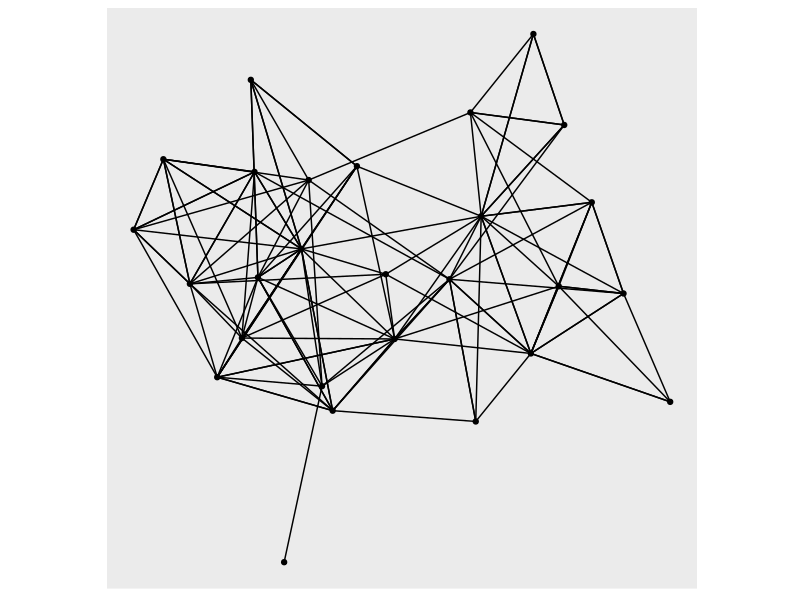
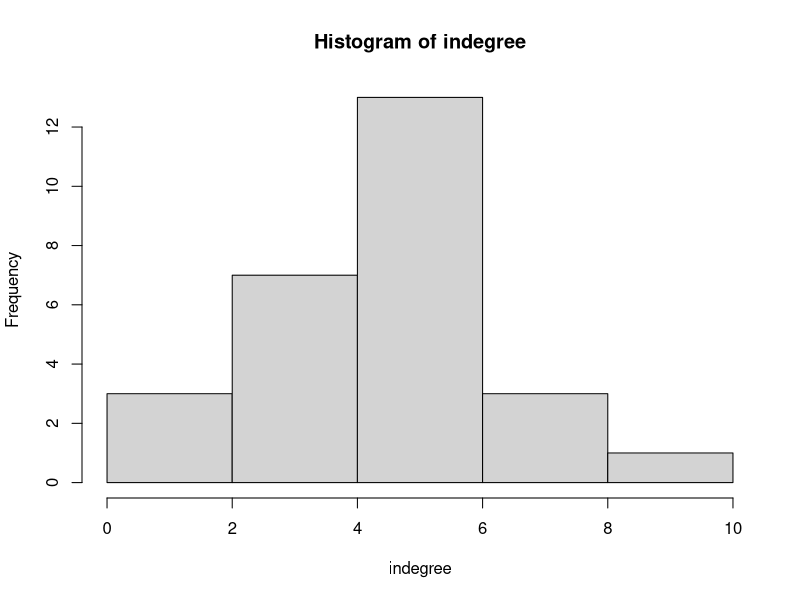
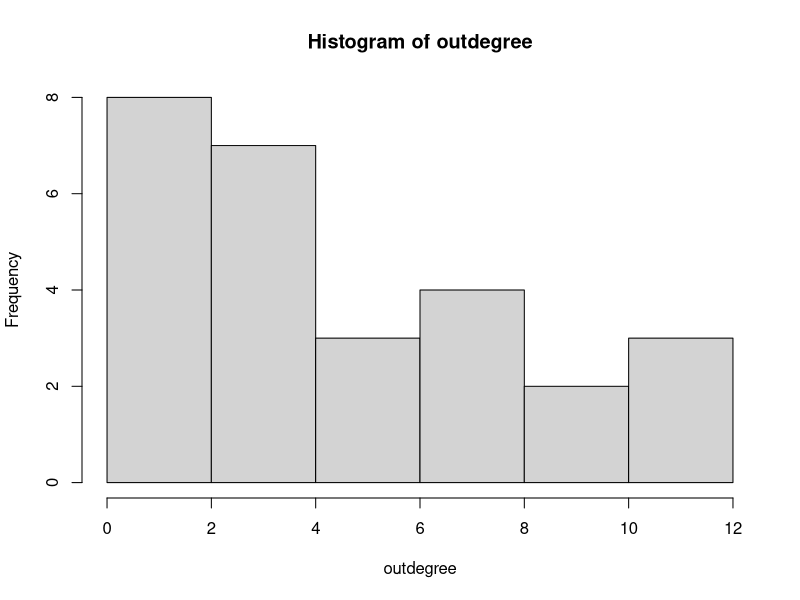
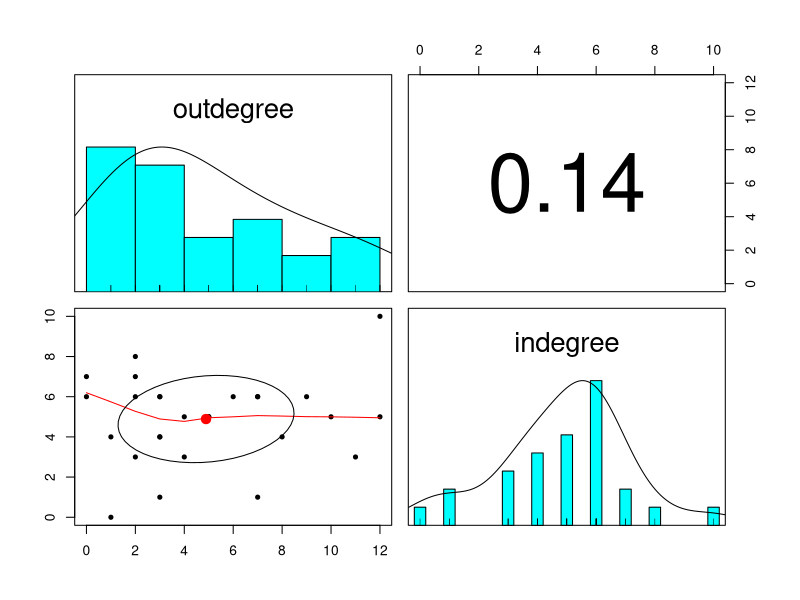
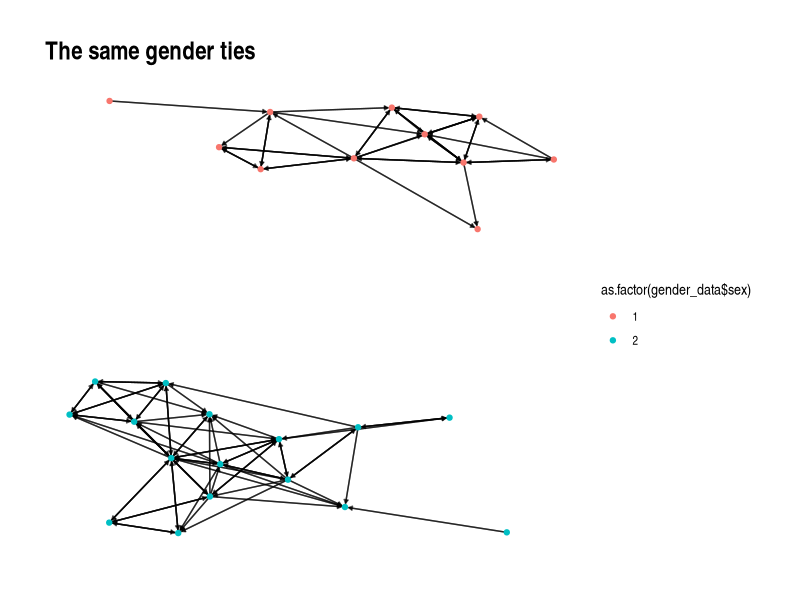
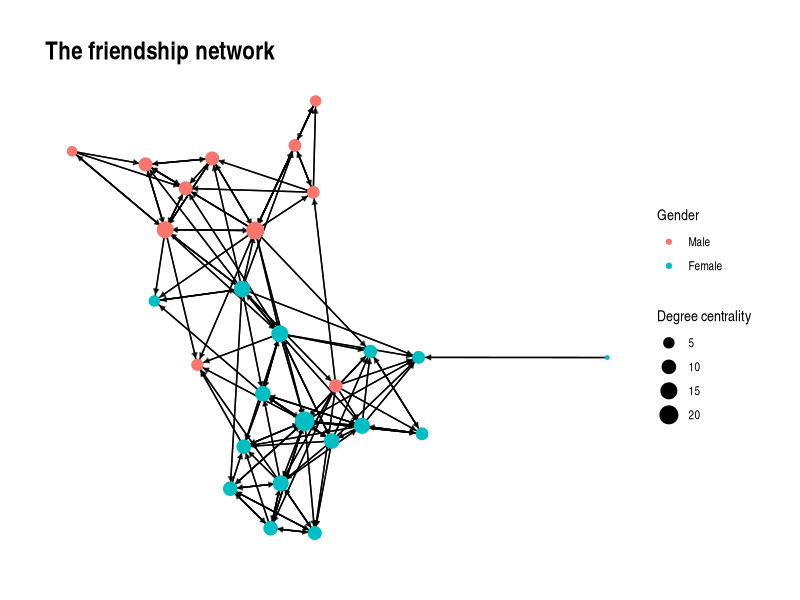
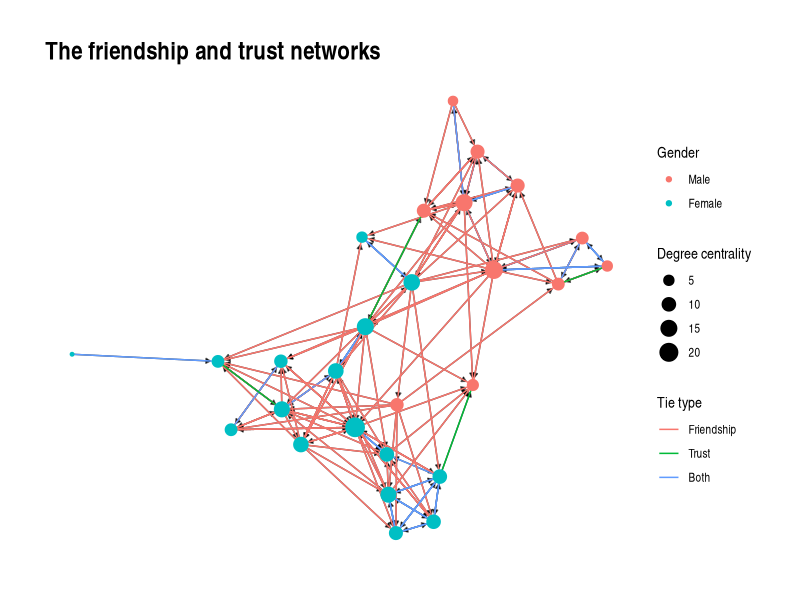

The R script that drew these images, in order:
#### Task 1: Describe and plot a social network
#### Group: Siyu Jiang, Roman Kracht, Zhengting He, Seokwon Choi

library(sna)
library(igraph)
library(ggraph)
library(rstudioapi)

# set the working directory
setwd(dirname(getActiveDocumentContext()$path)) 
getwd()

# 1.load the affective network and the gender data ----
affective_network_data <- read.csv("2400_affective_w1.csv", encoding="UTF-8", header=FALSE)
class(affective_network_data)
affective_network_data.friendship <- data.matrix(affective_network_data)[-1,-1]
gender_data <- read.csv('2400_sex.csv', encoding="UTF-8")

# 2.recode the affective network wave 1 into a friendship network ----
affective_network_data.friendship[affective_network_data.friendship == 1] <- 0
affective_network_data.friendship[affective_network_data.friendship == -1] <- 0
affective_network_data.friendship[affective_network_data.friendship == -2] <- 0
affective_network_data.friendship[is.na(affective_network_data.friendship)] <- 0
affective_network_data.friendship[affective_network_data.friendship == 2] <- 1
class(affective_network_data.friendship)
dim(affective_network_data.friendship)


# 3.basic network descriptives for this friendship network ----
affective_network.igraph <- graph_from_adjacency_matrix(affective_network_data.friendship,
                                                        mode = "directed")
affective_network.igraph

autograph(affective_network.igraph)

set.seed(56)
layout.graph <- create_layout(affective_network.igraph, layout = 'fr')

# network size (i.e., number of nodes)
count.nodes <- dim(affective_network_data.friendship)[1]
count.nodes

# number of network ties
count.ties <- sum(affective_network_data.friendship)
count.ties

# density
density.manual <- count.ties/(count.nodes*(count.nodes-1))
density.manual
gden(affective_network_data.friendship)

# average degree
sum(affective_network_data.friendship, na.rm = T)/count.nodes

# outdegree of each node
outdegree <- rowSums(affective_network_data.friendship) 
outdegree

# indegree of each node
indegree <- colSums(affective_network_data.friendship)
indegree

hist(indegree)
hist(outdegree)
psych::pairs.panels(data.frame(outdegree, indegree))

#reciprocity ratio
grecip(affective_network_data.friendship, measure = "dyadic.nonnull")

# gender composition in class 
sum(gender_data$sex == 1)
sum(gender_data$sex == 2)

#count of same gender ties (i.e., both nodes have the same gender)
gender_data$gender <- (gender_data$sex == 1)

temp <- matrix(kronecker(gender_data$sex, gender_data$sex, FUN="=="), nrow=count.nodes)

same_gender <- temp * affective_network_data.friendship

same_gender.igraph <- graph_from_adjacency_matrix(same_gender, mode = "directed")
same_gender.igraph

set.seed(56)
same_gender.graph <- create_layout(same_gender.igraph, layout = 'fr')

edges <- geom_edge_link2(alpha = .7,
                         arrow = arrow(length = unit(1, 'mm'), 
                                       type = "closed"),
                         end_cap = circle(1, 'mm'))
ggraph(same_gender.graph)+
  edges +
  geom_edge_link(alpha = 0.5)+
  geom_node_point(
    aes(colour = as.factor(gender_data$sex),
        size = gender_data$centrality))+ 
  theme_graph()+
  labs(title = "The same gender ties", node = "gender, 1=male, 2=female")

sum(same_gender)

# add a measure: degree centrality, betweenness centrality
gender_data$c.degree <- sna::degree(affective_network_data.friendship, cmode = 'freeman')
max(gender_data$c.degree)
min(gender_data$c.degree)
mean(gender_data$c.degree)

gender_data$c.betw <- igraph::betweenness(affective_network.igraph)
max(gender_data$c.betw)

# 4.plot the friendship network ----
edges <- geom_edge_link2(alpha = .7,
                         arrow = arrow(length = unit(1.2, 'mm'), 
                                       type = "closed"),
                         end_cap = circle(2, 'mm'))
ggraph(layout.graph)+
  edges +
  geom_edge_link()+
  geom_node_point(
    aes(colour = as.factor(gender_data$sex),
        size = gender_data$c.degree))+ 
  theme_graph() +
  labs(title = "The friendship network") +
  scale_color_discrete("Gender", labels = c("Male", "Female")) +
  scale_size_continuous("Degree centrality") +
  guides(color = guide_legend(order = 1), 
         size = guide_legend(order = 2))

# 5. plot trust network and friendship network together in one plot ----
trust_data <- read.csv("2400_trust_w1.csv", encoding="UTF-8", header=FALSE)
trust_data.matrix <- data.matrix(trust_data)[-1,-1]
mut_matrix <- affective_network_data.friendship
mut_matrix[trust_data.matrix == 1] <- 2
mut_matrix[trust_data.matrix == 1 & affective_network_data.friendship == 1] <- 3

mut.igraph <- graph_from_adjacency_matrix(mut_matrix, mode = "directed",
                                          weighted = TRUE)
mut.graph <- create_layout(mut.igraph, layout = 'fr')

edges <- geom_edge_link2(alpha = .7,
                         arrow = arrow(length = unit(1.2, 'mm'), 
                                       type = "closed"),
                         end_cap = circle(2, 'mm'))
ggraph(mut.graph)+
  edges +
  geom_edge_link(aes(colour = as.factor(weight))) +
  geom_node_point(aes(colour = as.factor(gender_data$sex),
                      size = gender_data$c.degree)) + 
  theme_graph() +
  labs(title = "The friendship and trust networks") +
  scale_color_discrete("Gender", labels = c("Male", "Female")) +
  scale_size_continuous("Degree centrality") +
  scale_edge_color_discrete("Tie type", labels = c("Friendship", "Trust", "Both")) +
  guides(color = guide_legend(order = 1), 
         size = guide_legend(order = 2))
